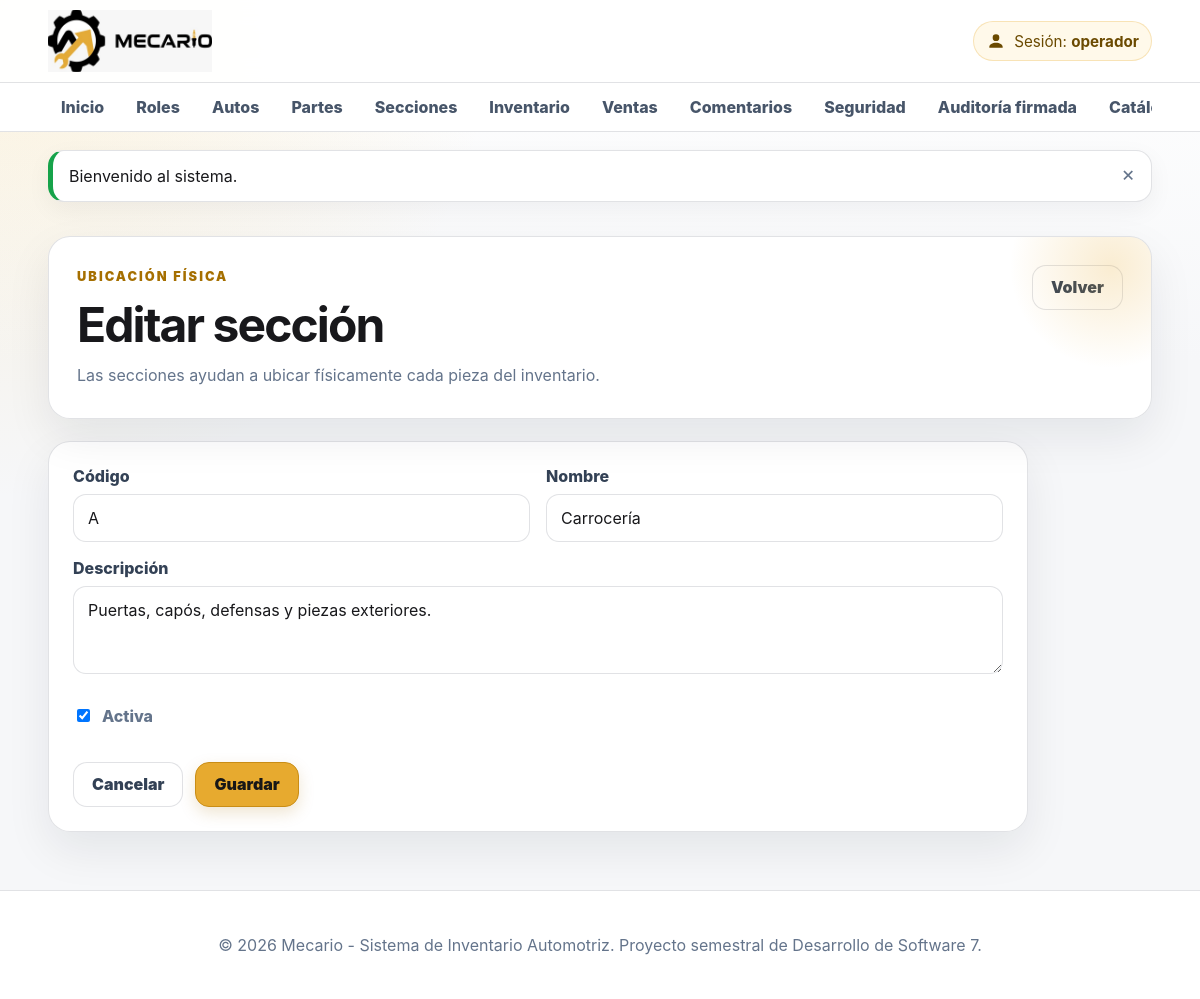
The app's page /public/secciones/editar/1 (signed in) with its own data.
### tables this page shows
CREATE TABLE IF NOT EXISTS secciones (
    id_seccion INT UNSIGNED AUTO_INCREMENT PRIMARY KEY,
    codigo VARCHAR(30) NOT NULL UNIQUE,
    nombre_seccion VARCHAR(100) NOT NULL UNIQUE,
    descripcion VARCHAR(255) NULL,
    activo TINYINT(1) NOT NULL DEFAULT 1,
    fecha_creacion DATETIME NOT NULL DEFAULT CURRENT_TIMESTAMP,
    fecha_actualizacion DATETIME NULL DEFAULT NULL ON UPDATE CURRENT_TIMESTAMP,
    CONSTRAINT chk_seccion_activo CHECK (activo IN (0,1))
);

### app/Controllers/SeccionController.php (called while the page is built, shortened)
<?php
final class SeccionController
{
    private Seccion $secciones;
    public function __construct(){ $this->secciones = new Seccion(); }
    public function editar(string $id): void { $this->exigirPermiso('secciones.gestionar'); $seccion=$this->secciones->obtener((int)$id); if(!$seccion){Session::mensaje('error','La sección no existe.');Url::redirigir('/secciones');} View::renderizar('secciones/form',['titulo'=>'Editar sección','seccion'=>$seccion,'errores'=>[]]); }
}

### public/index.php (called while the page is built, shortened)
<?php
$router = new Router();
$router->despachar();

### app/Core/Database.php (called while the page is built, shortened)
<?php
final class Database
{
    private static ?self $instancia = null;
    private PDO $conexion;
    private function __construct()
    {
        $config = require dirname(__DIR__, 2) . '/config/config.php';
        $db = $config['database'];
        $dsn = sprintf(
            'mysql:host=%s;port=%s;dbname=%s;charset=%s',
            $db['host'],
            $db['port'],
            $db['name'],
            $db['charset']
        );
        try {
            $this->conexion = new PDO(
                $dsn,
                $db['user'],
                $db['password'],
                [
                    PDO::ATTR_ERRMODE => PDO::ERRMODE_EXCEPTION,
                    PDO::ATTR_DEFAULT_FETCH_MODE => PDO::FETCH_ASSOC,
                    PDO::ATTR_EMULATE_PREPARES => false,
                ]
            );
        } catch (PDOException $exception) {
            throw new RuntimeException(
                'No se pudo conectar con la base de datos.',
                0,
                $exception
            );
        }
    }
    public static function getInstancia(): self
    {
        return self::$instancia ??= new self();
    }
    public function consultar(string $sql, array $parametros = []): PDOStatement
    {
        $sentencia = $this->conexion->prepare($sql);
        $sentencia->execute($parametros);
        return $sentencia;
    }
    public function consultarUno(string $sql, array $parametros = []): ?array
    {
        $resultado = $this->consultar($sql, $parametros)->fetch();
        return $resultado === false ? null : $resultado;
    }
}

### app/Models/Seccion.php (called while the page is built, shortened)
<?php
final class Seccion
{
    private Database $db;
    public function __construct(){ $this->db=Database::getInstancia(); }
    public function obtener(int $id): ?array { return $this->db->consultarUno('SELECT * FROM secciones WHERE id_seccion=:id',['id'=>$id]); }
}

### app/Helpers/Url.php (called while the page is built, shortened)
<?php
final class Url
{
    public static function base(): string
    {
        $script = str_replace(
            '\\',
            '/',
            $_SERVER['SCRIPT_NAME'] ?? '/public/index.php'
        );
        $base = rtrim(dirname($script), '/');
        return $base === '.' ? '' : $base;
    }
    public static function ruta(string $ruta = '/'): string
    {
        $ruta = '/' . ltrim($ruta, '/');
        return self::base() . ($ruta === '//' ? '/' : $ruta);
    }
}

### app/Helpers/Sanitizer.php (called while the page is built, shortened)
<?php
final class Sanitizer
{
    public static function html(mixed $valor): string
    {
        return htmlspecialchars(
            (string) $valor,
            ENT_QUOTES | ENT_SUBSTITUTE,
            'UTF-8'
        );
    }
}

### app/Views/secciones/form.php (the view)
<?php use App\Helpers\Csrf; use App\Helpers\Sanitizer; use App\Helpers\Url; $esEdicion=is_array($seccion); ?>
<main class="container"><section class="module-hero"><div><span class="eyebrow">Ubicación física</span><h1><?= $esEdicion?'Editar sección':'Nueva sección' ?></h1><p>Las secciones ayudan a ubicar físicamente cada pieza del inventario.</p></div><a class="btn btn-secundario" href="<?= Sanitizer::html(Url::ruta('/secciones')) ?>">Volver</a></section><?php if(!empty($errores)): ?><div class="alerta alerta--error"><ul><?php foreach($errores as $error): ?><li><?= Sanitizer::html($error) ?></li><?php endforeach; ?></ul></div><?php endif; ?><form class="card form-wide" method="POST" action="<?= Sanitizer::html(Url::ruta($esEdicion?'/secciones/actualizar/'.$seccion['id_seccion']:'/secciones/guardar')) ?>"><?= Csrf::campo() ?><div class="form-grid"><div class="form-group"><label>Código</label><input name="codigo" maxlength="30" required value="<?= Sanitizer::html($seccion['codigo'] ?? '') ?>"></div><div class="form-group"><label>Nombre</label><input name="nombre_seccion" required value="<?= Sanitizer::html($seccion['nombre_seccion'] ?? '') ?>"></div></div><div class="form-group"><label>Descripción</label><textarea name="descripcion" rows="3"><?= Sanitizer::html($seccion['descripcion'] ?? '') ?></textarea></div><label class="check-line"><input type="checkbox" name="activo" value="1" <?= (int)($seccion['activo'] ?? 1)===1?'checked':'' ?>> Activa</label><div class="form-actions"><a class="btn btn-secundario" href="<?= Sanitizer::html(Url::ruta('/secciones')) ?>">Cancelar</a><button class="btn">Guardar</button></div></form></main>

### app/Core/Router.php (shortened to what this page needs)
<?php
final class Router
{
    private array $rutas = [];
    private function agregar(
        string $metodo,
        string $ruta,
        callable|array $accion
    ): void {
        $this->rutas[$metodo][] = [
            'ruta' => $this->normalizar($ruta),
            'accion' => $accion,
        ];
    }
    public function despachar(): void
    {
        $metodo = strtoupper($_SERVER['REQUEST_METHOD'] ?? 'GET');
        $rutaActual = $this->obtenerRutaActual();
        foreach ($this->rutas[$metodo] ?? [] as $rutaRegistrada) {
            $parametros = $this->coincide(
                $rutaRegistrada['ruta'],
                $rutaActual
            );
            if ($parametros !== false) {
                $this->ejecutarAccion(
                    $rutaRegistrada['accion'],
                    $parametros
                );
                return;
            }
        }
    }
    private function obtenerRutaActual(): string
    {
        $uri = parse_url(
            $_SERVER['REQUEST_URI'] ?? '/',
            PHP_URL_PATH
        ) ?: '/';
        $base = dirname($_SERVER['SCRIPT_NAME'] ?? '');
        if (
            $base !== ''
            && $base !== '/'
            && str_starts_with($uri, $base)
        ) {
            $uri = substr($uri, strlen($base));
        }
        return $this->normalizar($uri);
    }
    private function normalizar(string $ruta): string
    {
        $ruta = '/' . trim($ruta, '/');
        return $ruta === '//' ? '/' : $ruta;
    }
    private function coincide(
        string $rutaRegistrada,
        string $rutaActual
    ): array|false {
        $patron = preg_replace(
            '#\{[a-zA-Z_][a-zA-Z0-9_]*\}#',
            '([^/]+)',
            $rutaRegistrada
        );
        if (!preg_match('#^' . $patron . '$#', $rutaActual, $coincidencias)) {
            return false;
        }
        array_shift($coincidencias);
        return $coincidencias;
    }
    private function ejecutarAccion(
        callable|array $accion,
        array $parametros
    ): void {
        if (
            is_array($accion)
            && isset($accion[0], $accion[1])
            && is_string($accion[0])
        ) {
            $controlador = new $accion[0]();
            $metodo = $accion[1];
            $controlador->{$metodo}(...$parametros);
            return;
        }
    }
}

### public/assets/css/style.css (style rules this page uses)
:root { --bg: #f6f7f9; --bg-2: #ffffff; --panel: #ffffff; --panel-2: #f8fafc; --text: #18181b; --muted: #64748b; --line: rgba(15, 23, 42, .12); --yellow: #e7aa2f; --yellow-2: #f5c451; --yellow-soft: rgba(231, 170, 47, .13); --white: #18181b; --success: #16a34a; --danger: #dc2626; --warning: #d97706; --shadow: 0 18px 45px rgba(15, 23, 42, .08); --radius: 22px; }
* { box-sizing: border-box; }
html { scroll-behavior: smooth; }
body { margin: 0; min-height: 100vh; font-family: Inter, Segoe UI, Arial, Helvetica, sans-serif; color: var(--text); background: radial-gradient(circle at top left, rgba(245,196,81,.18), transparent 32%), linear-gradient(180deg, #ffffff 0, var(--bg) 360px); }
a { color: inherit; text-decoration: none; }
button, input, select, textarea { font: inherit; }
.container { width: min(1180px, 92%); margin: 34px auto 58px; }
.hero, .module-hero, .card, .stat-card, .inner-panel { background: rgba(255,255,255,.96); border: 1px solid var(--line); border-radius: var(--radius); box-shadow: var(--shadow); }
.hero::after, .module-hero::after { content: ""; position: absolute; width: 220px; height: 220px; right: -70px; top: -80px; background: radial-gradient(circle, rgba(231,170,47,.22), transparent 65%); pointer-events: none; z-index: 0; }
.hero > *, .module-hero > * { position: relative; z-index: 1; }
.module-hero { position: relative; overflow: hidden; padding: 28px; display: flex; justify-content: space-between; align-items: flex-start; gap: 22px; margin-bottom: 22px; }
.hero h1, .module-hero h1 { margin: 8px 0 12px; max-width: 820px; font-size: clamp(2rem, 5vw, 4.1rem); line-height: 1.05; letter-spacing: -.04em; }
.module-hero h1 { font-size: clamp(1.9rem, 4vw, 3rem); }
.hero p, .module-hero p { margin: 0; max-width: 760px; color: var(--muted); line-height: 1.7; }
.eyebrow { display: inline-flex; margin-bottom: 8px; color: #a56f00; font-size: .8rem; font-weight: 950; letter-spacing: .16em; text-transform: uppercase; }
.hero-acciones, .action-row, .form-actions { display: flex; flex-wrap: wrap; gap: 12px; align-items: center; margin-top: 24px; }
.btn { display: inline-flex; align-items: center; justify-content: center; gap: 8px; min-height: 44px; padding: 12px 18px; border: 1px solid #c98d16; border-radius: 14px; background-color: #e7aa2f; background-image: none; color: #171717; font-weight: 900; line-height: 1.2; cursor: pointer; box-shadow: 0 6px 16px rgba(165,111,0,.18); position: static; z-index: auto; opacity: 1; visibility: visible; text-decoration: none; filter: none; transform: none; transition: none; }
.btn-secundario, .btn-soft { background: #ffffff; color: #334155; border: 1px solid var(--line); box-shadow: none; }
.card, .stat-card, .inner-panel { padding: 24px; }
.form-wide { max-width: 980px; }
.form-grid, .filter-form { display: grid; grid-template-columns: repeat(auto-fit, minmax(240px, 1fr)); gap: 16px; align-items: end; }
.form-group { margin-bottom: 16px; }
label { display: block; margin-bottom: 8px; color: #334155; font-weight: 850; }
input, select, textarea { width: 100%; padding: 13px 14px; border: 1px solid var(--line); border-radius: 13px; outline: none; background: #ffffff; color: var(--text); }
textarea { resize: vertical; }
.check-line { display: inline-flex; align-items: center; gap: 9px; margin: 12px 0; color: var(--muted); }
.check-line input, .option-card input { width: auto; }

### records on screen
secciones: codigo "A", nombre_seccion "Carrocería", descripcion "Puertas, capós, defensas y piezas exteriores.", activo "☑"

### other values on screen
Sanitizer::html($mensaje['texto'] ?? '') "Bienvenido al sistema."
